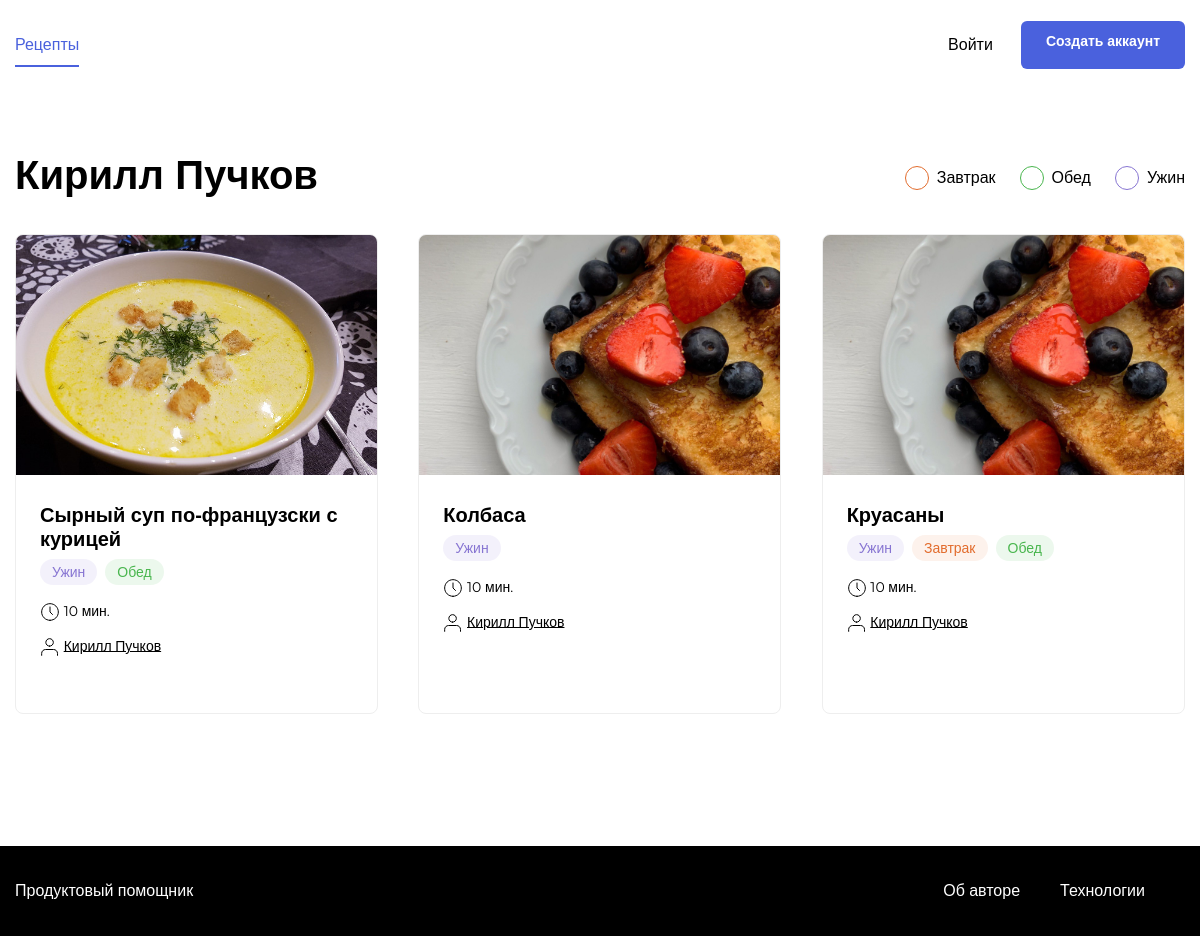
Page /k.puchkov/ on the committed database.
### recipes/models.py (models this page shows, shortened)
class Recipe(models.Model):
    author = models.ForeignKey(
        User, on_delete=models.CASCADE, related_name="recipes"
    )
    title = models.CharField(max_length=255, verbose_name="Название")
    image = models.ImageField(upload_to="image/", verbose_name="Путь до файла")
    description = models.TextField(verbose_name="Описание")
    ingredient = models.ManyToManyField(
        Ingredient, through=IngredientAmount
    )
    tags = models.ManyToManyField(Tag, related_name="recipes")
    cooking_time = models.IntegerField(
        default=10, verbose_name="Время приготовления")
    pub_date = models.DateTimeField(
        "date published", auto_now_add=True, db_index=True)
    class Meta:
        ordering = ("-pub_date", )

class Tag(models.Model):
    title = models.CharField(max_length=255, verbose_name="Название")
    slug = models.SlugField(max_length=255, unique=True, verbose_name="Slug")
    color = models.CharField(max_length=255, verbose_name="Цвет")

### recipes/views.py (the view)
# urls.py: path("<str:username>/", views.user_recipe_view_page,
def user_recipe_view_page(request, username):
    tags = request.GET.get("tags", "")
    author = get_object_or_404(User, username=username)
    if tags:
        recipes = Recipe.objects.filter(
            author_id=author.id
        ).filter(
            tags__slug__in=tags.split(",")
        ).distinct()
    else:
        recipes = Recipe.objects.filter(author_id=author.id)
    paginator = Paginator(recipes, 6)
    page_number = request.GET.get("page")
    page = paginator.get_page(page_number)
    if request.user.is_authenticated:
        favorites = get_favorites(request)
        purchases = Recipe.objects.filter(
            purchase_recipe__user=request.user)
    else:
        favorites, purchases = [], []
    return render(request, "user_recipe_view_page.html", {
        "page": page,
        "paginator": paginator,
        "author": author,
        "tags": tags,
        "favorites": favorites,
        "purchases": purchases,
    })

### recipes/templatetags/get_tags.py (called while the page is built)
@register.filter
def get_tags(request, tag):
    tags = request.GET.get("tags", "")
    tags = tags.split(",") if tags else []
    if tag not in tags:
        tags.append(tag)
    else:
        tags.remove(tag)
    return ",".join(tags)

### recipes/utils.py (called while the page is built)
def get_purchases_count(request):
    purchases_count = 0
    if request.user.is_authenticated:
        purchases_count = Recipe.objects.filter(
            purchase_recipe__user=request.user
        ).count()
    return {"purchases_count": purchases_count}

def get_followings(request):
    if request.user.is_authenticated:
        return {"followings": request.user.follower.values_list(
            "following_id", flat=True
        )}
    else:
        return {}

### recipes/templates/user_recipe_view_page.html (shortened to what this page needs)
{% extends "base.html" %}
{% load static %}
{% block style %}
    <link rel="stylesheet" href="{% static 'pages/index.css' %}">
{% endblock %}
{% block content %}
     <main class="main container">
        <div class="main__header">
            <h1 class="main__title">{{ author.get_full_name }}</h1>
            {% include 'tags.html' %}
        </div>
        <div class="card-list">
            {% for recipe in page %}
                {% include "recipe_item.html" with recipe=recipe %}
            {% endfor %}
        </div>
    </main>
{% endblock %}

### templates/base.html (shortened to what this page needs)
<!doctype html>
<html lang="en">
<head>
    {% block style %}
    {% endblock %}
</head>
<body class="body">
    <header class="header">
        {% include 'nav.html' %}
    </header>
    {% block content %}
    {% endblock %}
    <footer class="footer">
        {% include 'footer.html' %}
    </footer>
</body>
</html>

### templates/nav.html
<nav class="nav">
    <div class="nav__container container">
        {% if user.is_authenticated%}
            <ul class="nav__items list">
              <li class="nav__item {% if is_index_page %}nav__item_active{% endif %}"><a href="{% url 'index' %}" class="nav__link link">Рецепты</a></li>
              <li class="nav__item {% if is_subscription_page %}nav__item_active{% endif %}"><a href="{% url 'subscription' %}" class="nav__link link">Мои подписки</a></li>
              <li class="nav__item {% if is_recipe_new_page %}nav__item_active{% endif %}"><a href="{% url 'recipe_add_page' %}" class="nav__link link">Создать рецепт</a></li>
              <li class="nav__item {% if is_favorites_page %}nav__item_active{% endif %}"><a href="{% url 'favorites' %}" class="nav__link link">Избранное</a></li>
              <li class="nav__item {% if is_purchases_page %}nav__item_active{% endif %}"><a href="{% url 'purchases_page' %}" class="nav__link link">Список покупок</a>
                  <span class="badge badge_style_blue nav__badge" id="counter">{{ purchases_count }}</span>
              </li>
            </ul>
            <ul class="nav__items list">
              <li class="nav__item {% if password_change %}nav__item_active{% endif %}"><a href="{% url 'index' %}"><a href="{% url 'password_change' %}" class="nav__link link">Изменить пароль</a></li>
              <li class="nav__item"><a href="{% url 'logout' %}" class="nav__link link">Выход</a></li>
            </ul>
        {% else %}
            <ul class="nav__items list">
                <li class="nav__item nav__item_active"><a href="{% url 'index' %}" class="nav__link link">Рецепты</a></li>
            </ul>
            <ul class="nav__items list">
                <li class="nav__item"><a href="{% url 'login' %}" class="nav__link link">Войти</a></li>
                <li class="nav__item"><a href="{% url 'signup' %}" class="button button_style_blue">Создать аккаунт</a></li>
            </ul>
        {% endif %}
    </div>
</nav>

### templates/tags.html
{% load get_tags %}
<ul class="tags">
    <li class="tags__item">
        <a id="breakfast"
           class="tags__checkbox tags__checkbox_style_orange {% if 'breakfast' in tags %} tags__checkbox_active {% endif %}"
           href="?tags={{ request|get_tags:'breakfast' }}"></a>
        <span class="tags__label">Завтрак</span>
    </li>
    <li class="tags__item">
        <a id="lunch"
           class="tags__checkbox tags__checkbox_style_green {% if 'lunch' in tags %} tags__checkbox_active {% endif %}"
           href="?tags={{ request|get_tags:'lunch' }}"></a>
        <span for="lunch" class="tags__label">Обед</span>
    </li>
    <li class="tags__item">
        <a id="dinner"
           class="tags__checkbox tags__checkbox_style_purple {% if 'dinner' in tags %} tags__checkbox_active {% endif %}"
           href="?tags={{ request|get_tags:'dinner' }}"></a>
        <span for="dinner" class="tags__label">Ужин</span>
    </li>
</ul>

### templates/recipe_item.html (shortened to what this page needs)
<div class="card" data-id="{{ recipe.pk }}">
    {% load thumbnail %}
    {% thumbnail recipe.image "364x240" crop="center" upscale=True as im %}
    <a href="{% url 'recipe_view_page' recipe.author.username recipe.id %}" class="link"><img
            src="{{ im.url }}" alt="{{ recipe.title }}" class="card__image"></a>
    {% endthumbnail %}
    <div class="card__body">
        <a class="card__title link" href="{% url 'recipe_view_page' recipe.author.username recipe.id %}">{{ recipe.title }}</a>
        <ul class="card__items">
            {% for tag in recipe.tags.all %}
                <li class="card__item"><span class="badge badge_style_{{ tag.color }}">{{ tag.title }}</span></li>
            {% endfor %}
        </ul>
        <div class="card__items card__items_column">
            <p class="card__text"><span class="icon-time"></span> {{ recipe.cooking_time }} мин.</p>
            <p class="card__text"><span class="icon-user"></span> <a href="{% url 'user_recipe_view_page' recipe.author.username %}"
                    style="color: black">{{ recipe.author.get_full_name }}</a></p>
        </div>
    </div>
    <div class="card__footer">
    </div>
</div>

### templates/footer.html
<div class="footer__container container">
    <a href="{% url 'index' %}" class="footer__brand link">Продуктовый помощник</a>
    <ul class="footer__items">
        <li class="footer__item"><a href="{% url 'about-author' %}" class="footer__link link">Об авторе </a></li>
        <li class="footer__item"><a href="{% url 'about-spec' %}" class="footer__link link">Технологии</a></li>
    </ul>
</div>

### recipes/static/pages/index.css (style rules this page uses)
* { box-sizing: border-box; }
html, body { min-height: 100%; }

### recipes/static/blocks/body/body.css (style rules this page uses)
.body { display: flex; flex-direction: column; }

### recipes/static/blocks/container/container.css (style rules this page uses)
.container { max-width: 1200px; padding: 0 15px; margin: 0 auto; width: 100%; }

### recipes/static/blocks/link/link.css (style rules this page uses)
.link { text-decoration: none; transition: opacity 0.2s; }

### recipes/static/blocks/tags/tags.css (style rules this page uses)
.tags { display: flex; height: 100%; flex-direction: row; list-style: none; padding: 0; }

### recipes/static/blocks/tags/__item/tags__item.css (style rules this page uses)
.tags__item { display: flex; align-items: center; margin-right: 24px; }
.tags__item:last-child { margin-right: 0; }

### recipes/static/blocks/tags/__label/tags__label.css (style rules this page uses)
.tags__label { font-family: 'Montserrat', sans-serif; font-style: normal; font-weight: 500; font-size: 16px; line-height: 20px; color: #000000; cursor: default; }

### recipes/static/blocks/tags/__checkbox/tags__checkbox.css (style rules this page uses)
.tags__checkbox { position: relative; width: 24px; height: 24px; border-radius: 50%; color: #ddd; border: 1px solid currentColor; -webkit-appearance: none; outline: none; margin-right: 8px; cursor: pointer; }

### recipes/static/blocks/tags/__checkbox/_style/tags__checkbox_style_green.css (style rules this page uses)
.tags__checkbox_style_green { color: #49B64E; }

### recipes/static/blocks/tags/__checkbox/_style/tags__checkbox_style_orange.css (style rules this page uses)
.tags__checkbox_style_orange { color: #E26C2D; }

### recipes/static/blocks/tags/__checkbox/_style/tags__checkbox_style_purple.css (style rules this page uses)
.tags__checkbox_style_purple { color: #8775D2; }

### recipes/static/blocks/button/button.css (style rules this page uses)
.button { font-family: 'Montserrat', sans-serif; font-style: normal; font-weight: 600; font-size: 14px; background: none; border-radius: 6px; padding: 12px 24px; height: 48px; line-height: 1; text-decoration: none; border: 1px solid transparent; transition: background 0.2s; outline: none; user-select: none; cursor: pointer; width: max-content; }

### recipes/static/blocks/button/_style/button_style_blue.css (style rules this page uses)
.button_style_blue { background: #4A61DD; color: #FFFFFF; transition: background 0.2s; }

### recipes/static/blocks/header/header.css (style rules this page uses)
.header { display: flex; align-items: center; justify-content: center; }

### recipes/static/blocks/nav/nav.css (style rules this page uses)
.nav { height: 90px; width: 100%; }

### recipes/static/blocks/nav/__container/nav__container.css (style rules this page uses)
.nav__container { display: flex; justify-content: space-between; height: 100%; align-items: center; }

### recipes/static/blocks/nav/__items/nav__items.css (style rules this page uses)
.nav__items { display: flex; height: 100%; flex-direction: row; list-style: none; padding: 0; align-items: center; }

### recipes/static/blocks/nav/__item/nav__item.css (style rules this page uses)
.nav__item { display: flex; align-items: center; margin-right: 28px; height: 100%; color: #000000; position: relative; }
.nav__item:last-child { margin-right: 0; }

### recipes/static/blocks/nav/__item/_active/nav__item_active.css (style rules this page uses)
.nav__item_active { color: #4A61DD; }
.nav__item_active:after { content: ''; position: absolute; top: 50%; margin-top: 20px; left: 0; width: 100%; height: 2px; background: #4A61DD; }

### recipes/static/blocks/nav/__link/nav__link.css (style rules this page uses)
.nav__link { font-style: normal; font-weight: 500; font-size: 16px; line-height: 20px; color: inherit; cursor: pointer; font-family: 'Montserrat', sans-serif; }

### recipes/static/blocks/main/main.css (style rules this page uses)
.main { padding-top: 60px; padding-bottom: 80px; flex: 1 0 auto; min-height: calc(100vh - 180px); }

### recipes/static/blocks/main/__header/main__header.css (style rules this page uses)
.main__header { display: flex; justify-content: space-between; margin-bottom: 28px; }

### recipes/static/blocks/main/__title/main__title.css (style rules this page uses)
.main__title { font-family: 'Montserrat', sans-serif; font-style: normal; font-weight: bold; font-size: 40px; line-height: 49px; color: #000000; padding: 0; margin: 0; }

### recipes/static/blocks/card-list/card-list.css (style rules this page uses)
.card-list { display: grid; grid-template-columns: repeat(3, 1fr); grid-template-rows: auto; grid-gap: 40px; margin-bottom: 52px; }

### recipes/static/blocks/card/card.css (style rules this page uses)
.card { display: flex; flex-direction: column; max-width: 363px; border: 1px solid #EEEEEE; box-sizing: border-box; border-radius: 8px; overflow: hidden; }

### recipes/static/blocks/card/__image/card__image.css (style rules this page uses)
.card__image { height: 240px; width: 100%; object-fit: cover; }

### recipes/static/blocks/card/__item/card__item.css (style rules this page uses)
.card__item { margin-right: 8px; }

### recipes/static/blocks/card/__title/card__title.css (style rules this page uses)
.card__title { font-family: 'Montserrat', sans-serif; font-style: normal; font-weight: bold; font-size: 20px; line-height: 24px; color: #000000; margin: 0 0 12px; padding: 0; display: block; }

### recipes/static/blocks/card/__items/card__items.css (style rules this page uses)
.card__items { display: flex; flex-direction: row; list-style: none; padding: 0; margin: 0 0 20px; }
.card__items:last-child { margin-bottom: 0; }

### recipes/static/blocks/card/__items/_column/card__items_column.css (style rules this page uses)
.card__items_column { flex-direction: column; }

### recipes/static/blocks/card/__body/card__body.css (style rules this page uses)
.card__body { padding: 24px 24px 12px; flex: 1 0 auto; }

### recipes/static/blocks/card/__text/card__text.css (style rules this page uses)
.card__text { font-family: 'Montserrat', sans-serif; font-style: normal; font-weight: normal; font-size: 14px; line-height: 17px; color: #000000; margin: 0 0 15px; padding: 0; }
.card__text:last-child { margin-bottom: 0; }

### recipes/static/blocks/card/__footer/card__foter.css (style rules this page uses)
.card__footer { display: flex; justify-content: space-between; align-items: center; padding: 12px 24px 32px; flex: 0 0 auto; }

### recipes/static/blocks/footer/footer.css (style rules this page uses)
.footer { background: #000000; height: 90px; flex: 0 0 auto; }

### recipes/static/blocks/footer/__container/footer__container.css (style rules this page uses)
.footer__container { display: flex; justify-content: space-between; align-items: center; height: 100%; }

### recipes/static/blocks/footer/__link/footer__link.css (style rules this page uses)
.footer__link { font-family: 'Montserrat', sans-serif; font-style: normal; font-weight: 500; font-size: 16px; line-height: 20px; color: #FFFFFF; }

### recipes/static/blocks/footer/__item/footer__item.css (style rules this page uses)
.footer__item { margin-right: 40px; }

### recipes/static/blocks/footer/__items/footer__items.css (style rules this page uses)
.footer__items { display: flex; list-style: none; padding: 0; }

### recipes/static/blocks/footer/__brand/footer__brand.css (style rules this page uses)
.footer__brand { font-family: 'Montserrat', sans-serif; font-style: normal; font-weight: 500; font-size: 16px; line-height: 20px; color: #FFFFFF; }

### recipes/static/blocks/badge/_style/badge_style_green.css (style rules this page uses)
.badge_style_green { background: rgba(73, 182, 78, 0.1); color: #49B64E; }

### recipes/static/blocks/badge/_style/badge_style_orange.css (style rules this page uses)
.badge_style_orange { background: rgba(234, 146, 99, 0.12); color: #E26C2D; }

### rows in the picture
Recipe: shows a picture, title "Сырный суп по‑французски с курицей", cooking_time "10", author.get_full_name "Кирилл Пучков"
Tag: title "Ужин"
Tag: title "Обед"
Recipe: title "Колбаса", cooking_time "10", author.get_full_name "Кирилл Пучков"
Recipe: title "Круасаны", cooking_time "10", author.get_full_name "Кирилл Пучков"
Tag: title "Завтрак"

### other values in the picture
{{ author.get_full_name }} "Кирилл Пучков"
